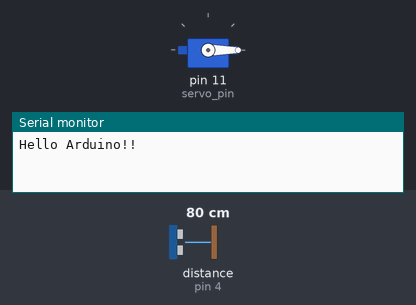
The sketch below on a simulated Arduino Uno, built with avr-gcc and run on an emulated ATmega328P. On the bench: servo, the last lines printed to the serial monitor. Wiring (inferred from the names in the program): ultrasonic range finder: trigger pin 2; echo pin 4. The test bench sets the inputs (shaded band); at power-on: distance to the obstacle (sensor on pin 4) 80 cm. The echo pulse lasts 58.3 µs per cm.

Above: at 0.05 s.
At 0.9 s:
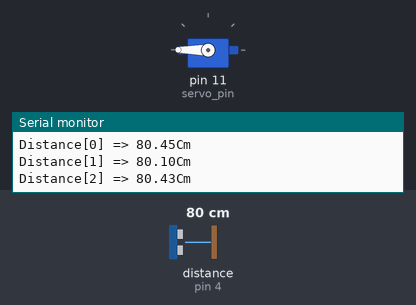
At 5.9 s:
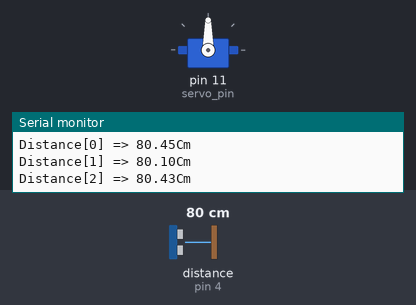
Timing chart, 0 to 7.7 s (numbered marks = the images above):
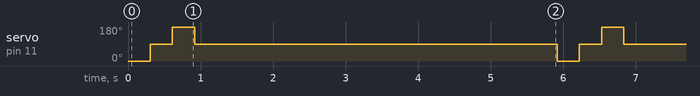

The sketch:

Test0001.ino
```cpp
#include <Servo.h>
Servo servo;

/* ------------------------- */
/* HC-SR04 음파 거리측정기용 */
/* ------------------------- */
const int trigPin    = 2;                      // Trig 핀 할당
const int echoPin    = 4;                      // Echo 핀 할당
double  Distance[3]  = {0.0, 0.0, 0.0};        // 거리


/* ------------------------- */
/* 서브모터 조작제여용       */
/* ------------------------- */
int servo_pin = 11;
int min_value = 800;                           // 펄프폭 최소값   0 도
int max_value = 2300;                          // 펄스폭 최대값 180 도
int servo_value;

void setup() {

    Serial.begin(115200);                      // 시리얼 초기화
    Serial.println("Hello Arduino!!");

    // 서보모터 최기화
    servo.attach(servo_pin, min_value, max_value);
    servo.write(90);                           // 서보모터 중심찾기

    pinMode(trigPin, OUTPUT);                  // Trig 핀 output으로 세팅
    pinMode(echoPin, INPUT);                   // Echo 핀 input으로 세팅
}

void loop() {
    //long rtnDistancd;

    // 서보모터 실행(우측)
    servo.write(0);
    Distance[0] = Distance_Cal();
    Serial.print("Distance[0] => ");
    Serial.print(Distance[0]);
    Serial.print("Cm");
    Serial.println();
    delay(100);

    // 서보모터 실행(정면)
    servo.write(90);
    Distance[1] = Distance_Cal();
    Serial.print("Distance[1] => ");
    Serial.print(Distance[1]);
    Serial.print("Cm");
    Serial.println();
    delay(100);

    // 서보모터 실행(좌측)
    servo.write(180);
    Distance[2] = Distance_Cal();
    Serial.print("Distance[2] => ");
    Serial.print(Distance[2]);
    Serial.print("Cm");
    Serial.println();
    delay(100);

    Serial.println();

    // 서보모터 실행(정면)
    servo.write(90);
    delay(5000);
}


double Distance_Cal()
{
    delay(200);
    double duration, distance;                   // 기본 변수 선언

    //Trig 핀으로 10us의 pulse 발생
    digitalWrite(trigPin, LOW);                // Trig 핀 Low
    delayMicroseconds(2);                      // 2us 유지
    digitalWrite(trigPin, HIGH);               // Trig 핀 High
    delayMicroseconds(10);                     // 10us 유지
    digitalWrite(trigPin, LOW);                // Trig 핀 Low

    /*Echo 핀으로 들어오는 펄스의 시간 측정    */
    duration = pulseIn(echoPin, HIGH);         // pulseIn함수가 호출되고 펄스가 입력될 때까지의 시간. us단위로 값을 리턴.

    /*음파가 반사된 시간을 거리로 환산
      음파의 속도는 340m/s 이므로 1cm를 이동하는데 약 29us.
      따라서, 음파의 이동거리 = 왕복시간 / 1cm 이동 시간 / 2 이다. */

    //distance = (duration / 2.9) / 2;           // 밀리미터로 환산
    distance = duration / 29 / 2;            // 센치미터로 환산
    //distance = duration / 74 / 2;            // 인치로 환산

    //Serial.print(distance);
    //Serial.print("mm");
    //Serial.println();

    return distance;
}
```

Measured:
- by itself, servo on pin 11 (servo_pin): repeats every 5.9 s: 180° 0.31 s, 90° 5.0 s, 0° 0.31 s, 90° 0.31 s
